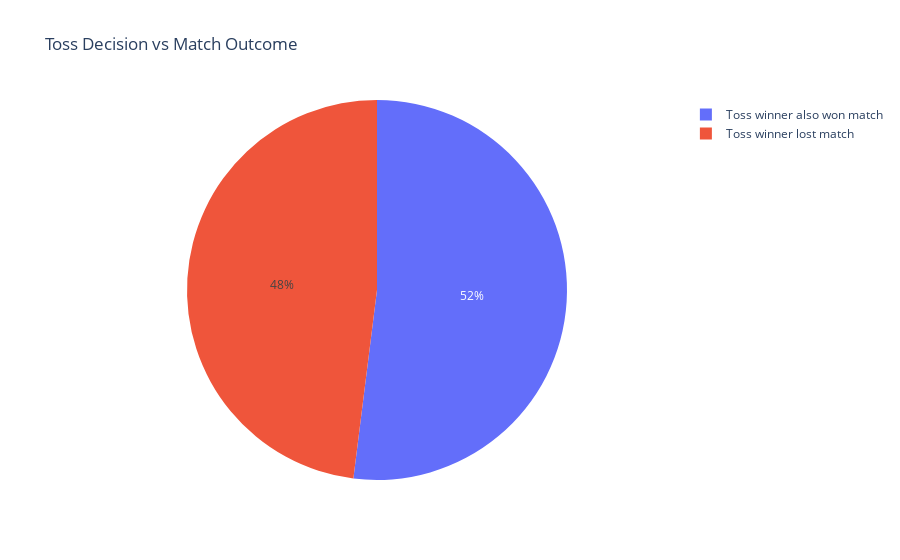
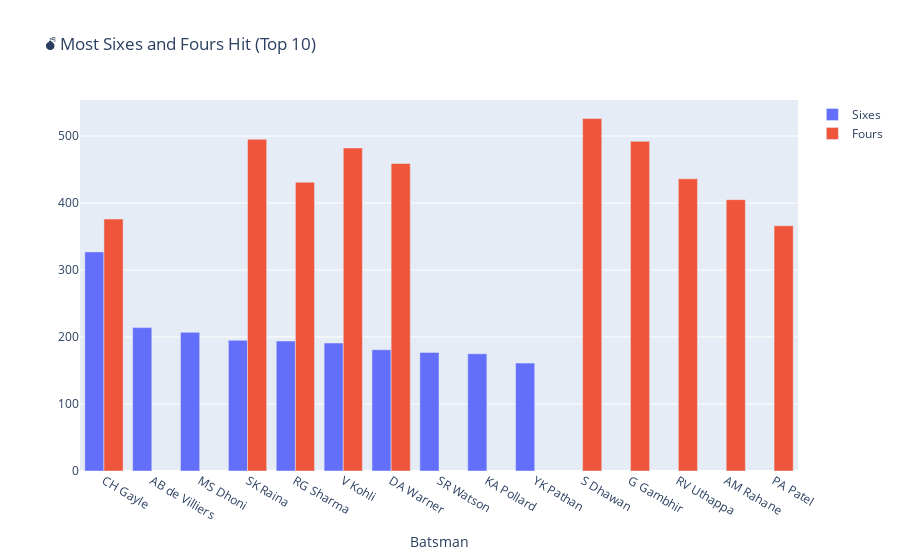

Notebook code cell kept with these figures, in order:
### Code cell
# Step 1: Import Libraries & Load Datasets
# Import necessary libraries for data manipulation and visualization
# Load IPL match-level and ball-by-ball delivery datasetsimport pandas as pd
import pandas as pd
import seaborn as sns
import matplotlib.pyplot as plt
import plotly.express as px
import plotly.graph_objects as go

# Load datasets
matches = pd.read_csv('matches.csv')
deliveries = pd.read_csv('deliveries.csv')

# Step 2: Most Match Wins by Teams
# Count the number of matches won by each team and visualize using a horizontal bar plot

# Count match wins for each team
team_wins = matches['winner'].value_counts().reset_index()
team_wins.columns = ['Team', 'Wins']  # Rename columns for clarity

# Plotting the results using Seaborn
plt.figure(figsize=(10, 6))  # Set figure size
sns.barplot(data=team_wins, y='Team', x='Wins', palette='magma')  # Horizontal bar plot
plt.title('Most Match Wins by Teams')  # Title of the plot
plt.xlabel('Number of Wins')  # X-axis label
plt.ylabel('Teams')  # Y-axis label
plt.tight_layout()  # Adjust layout to prevent clipping
plt.show()  # Display the plot

# Step 3: Toss Decision vs Match Outcome
# Analyze whether winning the toss leads to winning the match using a pie chart

# Create a new column: True if toss winner also won the match, else False
matches['toss_win_match_win'] = matches['toss_winner'] == matches['winner']

# Calculate percentage distribution
toss_impact = matches['toss_win_match_win'].value_counts(normalize=True) * 100

# Plot a pie chart to visualize toss impact on match outcome
fig = px.pie(
    values=toss_impact.values,
    names=['Toss winner also won match', 'Toss winner lost match'],
    title='Toss Decision vs Match Outcome'
)
fig.show()

# Step 4: Top 10 Run Scorers in IPL
# Aggregate total runs by each batsman and visualize the top 10 performers

# Group data by batsman and sum their runs, then sort in descending order
top_scorers = (
    deliveries.groupby('batsman')['batsman_runs']
    .sum()
    .sort_values(ascending=False)
    .head(10)
    .reset_index()
)

# Create a bar plot for the top 10 batsmen
sns.barplot(data=top_scorers, y='batsman', x='batsman_runs', palette='viridis')
plt.title('Top 10 Run Scorers in IPL')  # Title for the plot
plt.xlabel('Total Runs')  # X-axis label
plt.ylabel('Batsman')     # Y-axis label
plt.show()  # Display the plot

# Step 5: Most Sixes and Fours Hit (Top 10 Batsmen)
# Analyze which batsmen have hit the most sixes and fours in IPL matches

# Filter deliveries where batsman scored 6 runs and count top 10 six-hitters
sixes = (
    deliveries[deliveries['batsman_runs'] == 6]['batsman']
    .value_counts()
    .head(10)
    .reset_index()
)
sixes.columns = ['Batsman', 'Sixes']  # Rename columns

# Filter deliveries where batsman scored 4 runs and count top 10 four-hitters
fours = (
    deliveries[deliveries['batsman_runs'] == 4]['batsman']
    .value_counts()
    .head(10)
    .reset_index()
)
fours.columns = ['Batsman', 'Fours']  # Rename columns

# Create a grouped bar chart using Plotly
fig = go.Figure(data=[
    go.Bar(name='Sixes', x=sixes['Batsman'], y=sixes['Sixes']),
    go.Bar(name='Fours', x=fours['Batsman'], y=fours['Fours'])
])

# Update layout for better readability
fig.update_layout(
    barmode='group', 
    title='💣 Most Sixes and Fours Hit (Top 10)', 
    xaxis_title='Batsman'
)
fig.show()

# Step 6: Top 10 Player of the Match Winners
# Identify players who have won the most "Player of the Match" awards in IPL history

# Count Player of the Match awards and get top 10 players
pom = matches['player_of_match'].value_counts().head(10).reset_index()
pom.columns = ['Player', 'Awards']  # Rename columns for clarity

# Create a bar plot to visualize top award winners
sns.barplot(data=pom, y='Player', x='Awards', palette='cubehelix')
plt.title('Top 10 Player of the Match Winners')  # Plot title
plt.xlabel('Awards')  # X-axis label
plt.ylabel('Player')  # Y-axis label
plt.show()  # Display the plot

### Figure 1 — Plotly figure (JSON) as saved in the notebook; plotly's stock layout.template omitted (floating-point values rounded to 4 significant figures)
{"data": [{"domain": {"x": [0, 1], "y": [0, 1]}, "hovertemplate": "label=%{label}<br>value=%{value}<extra></extra>", "labels": ["Toss winner also won match", "Toss winner lost match"], "legendgroup": "", "name": "", "showlegend": true, "type": "pie", "values": [51.98, 48.02]}], "layout": {"legend": {"tracegroupgap": 0}, "title": {"text": "Toss Decision vs Match Outcome"}}}

### Figure 2 — Plotly figure (JSON) as saved in the notebook; plotly's stock layout.template omitted (floating-point values rounded to 4 significant figures)
{"data": [{"name": "Sixes", "type": "bar", "x": ["CH Gayle", "AB de Villiers", "MS Dhoni", "SK Raina", "RG Sharma", "V Kohli", "DA Warner", "SR Watson", "KA Pollard", "YK Pathan"], "y": [327, 214, 207, 195, 194, 191, 181, 177, 175, 161]}, {"name": "Fours", "type": "bar", "x": ["S Dhawan", "SK Raina", "G Gambhir", "V Kohli", "DA Warner", "RV Uthappa", "RG Sharma", "AM Rahane", "CH Gayle", "PA Patel"], "y": [526, 495, 492, 482, 459, 436, 431, 405, 376, 366]}], "layout": {"barmode": "group", "title": {"text": "💣 Most Sixes and Fours Hit (Top 10)"}, "xaxis": {"title": {"text": "Batsman"}}}}
